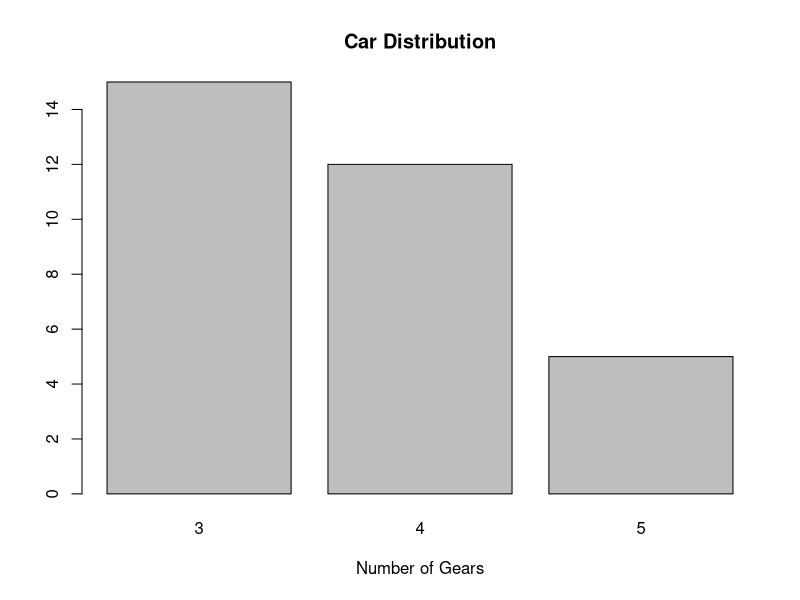
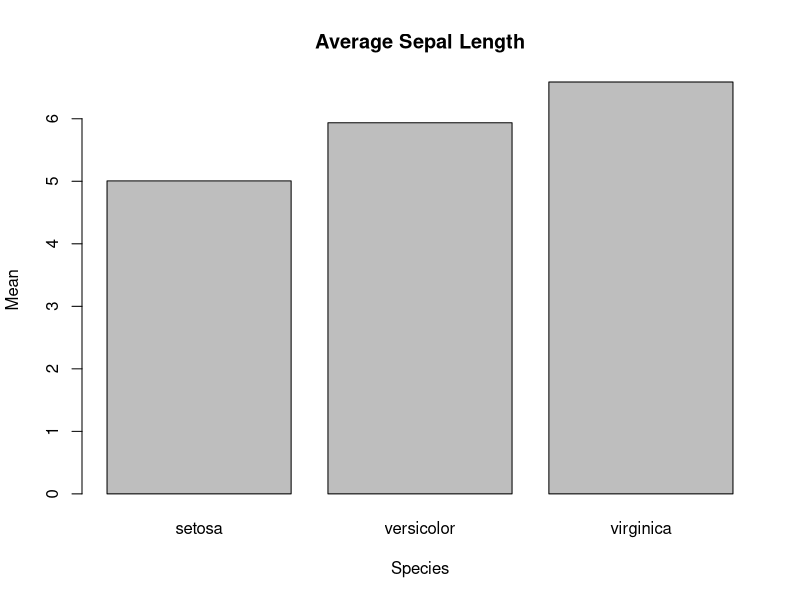
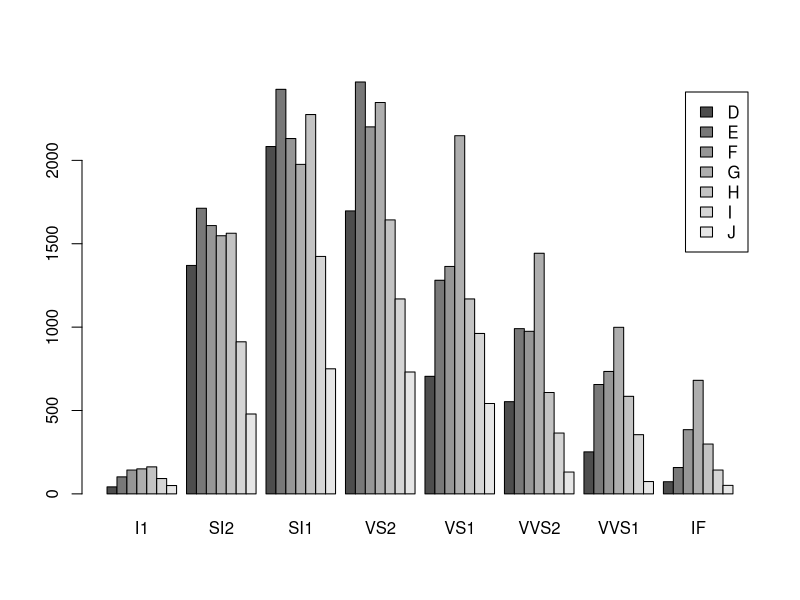
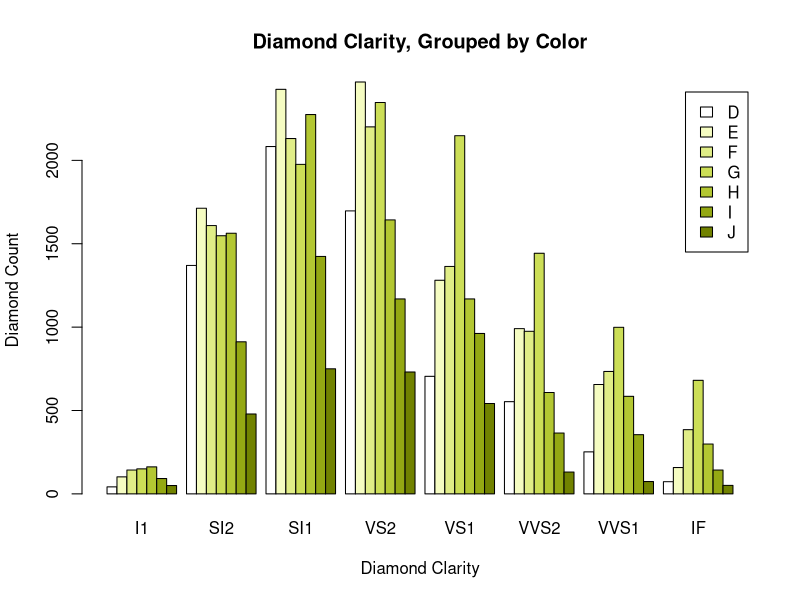
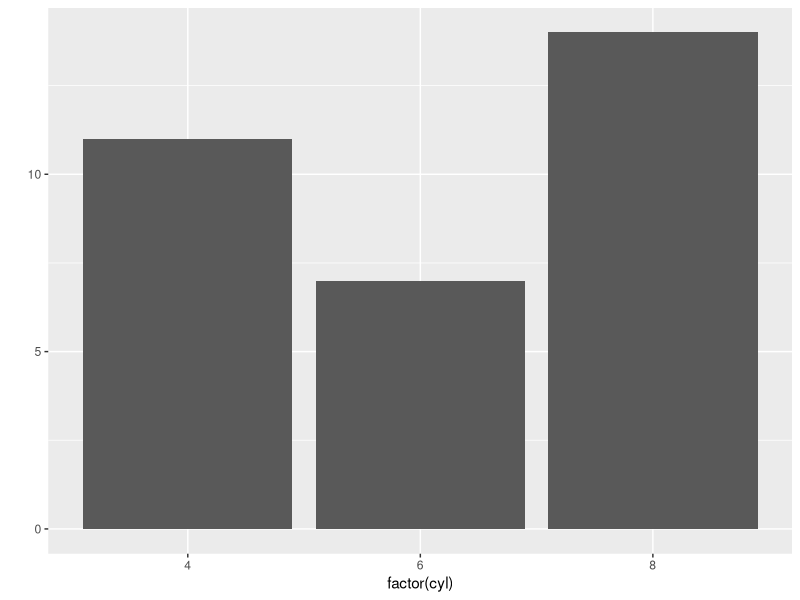
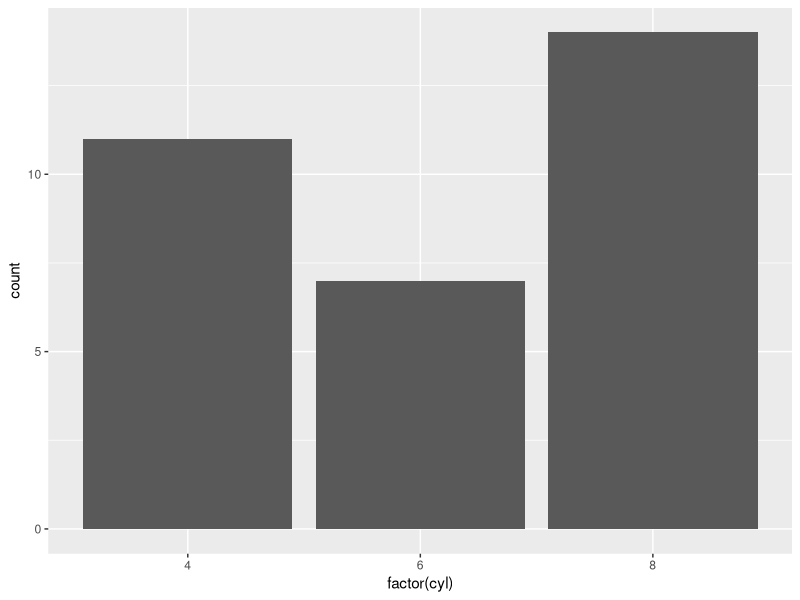
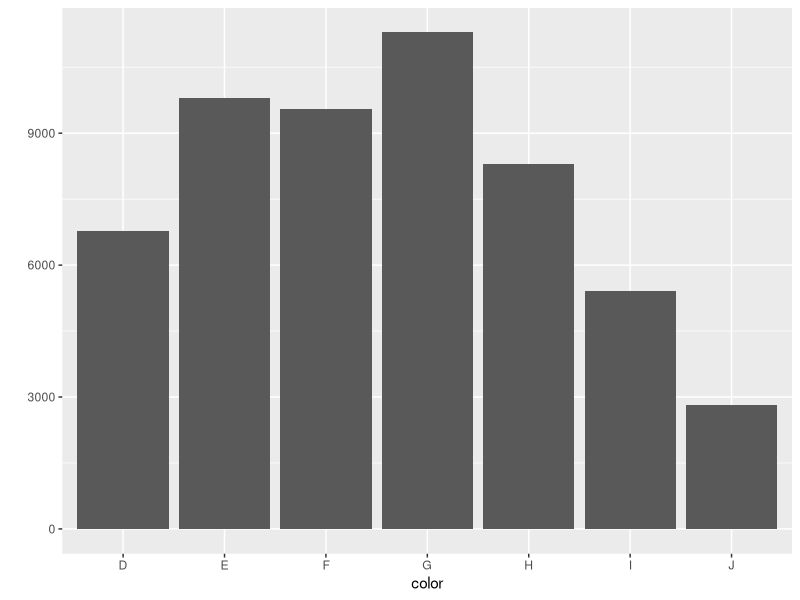
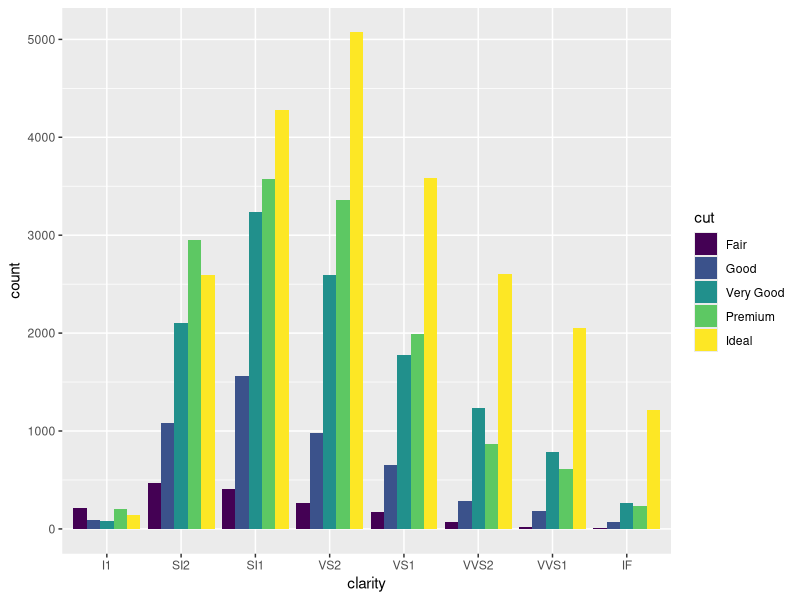

Generate these figures, in order, with R:
#################################################################
############# BAR GRAPH: Represent discrete categories of data
# length- represents the magnitude or frequencies of data

head(mtcars)
c <- table(mtcars$gear)
barplot(c, main="Car Distribution", 
        xlab="Number of Gears")

 t=tapply(iris$Sepal.Length, iris$Species, mean)

barplot(t, main="Average Sepal Length", 
        xlab="Species",ylab="Mean")

library(ggplot2)
data(diamonds)
head(diamonds)

table(diamonds$color, diamonds$clarity, diamonds$cut)

barplot(table(diamonds$color, diamonds$clarity),
         legend = levels(diamonds$color),           
         beside = TRUE)    


barplot( table(diamonds$color, diamonds$clarity),
         legend = levels(diamonds$color),           
         beside = TRUE,
         xlab = "Diamond Clarity",                      # Add a label to the X-axis
         ylab = "Diamond Count",                        # Add a label to the Y-axis
         main = "Diamond Clarity, Grouped by Color",    # Add a plot title
         col = c("#FFFFFF","#F5FCC2","#E0ED87","#CCDE57",     # Add color*
                 "#B3C732","#94A813","#718200") )

d=table(diamonds$color, diamonds$clarity)
######## USe GGPLOT for better graphs

# Very basic bar graph
qplot(factor(cyl), data=mtcars) #plot factor variables
#or
ggplot(mtcars, aes(x=factor(cyl))) + geom_bar()

qplot(color, data=diamonds, geom="bar") #specify bar

#stacked bars
head(diamonds)
ggplot(diamonds, aes(clarity, fill=cut)) + geom_bar(position="dodge")

ggplot(diamonds, aes(cut, fill=cut)) + geom_bar() + 
  facet_grid(. ~ clarity) #seperate panels on the basis of clarity

ship=as.data.frame(Titanic)
head(ship)
ggplot(aes(x=Age, weight=Freq), data=ship) +
  geom_bar()

ggplot(aes(x=Age, weight=Freq), data=ship) +
  geom_bar()+
  facet_grid(Sex~Class)


## error bar: error or uncertainty in a reported measurement (mean)
##one standard deviation of uncertainty, one standard error

library(dplyr)

isum= iris %>% # the names of the new data frame and the data frame to be summarised
  group_by(Species) %>%   # the grouping variable
  summarise(avg = mean(Petal.Length),  # calculates the mean of each group
            sdpl = sd(Petal.Length))

ggplot(isum, aes(Species, avg)) + geom_bar(stat="identity") +  geom_errorbar(aes(ymin=avg-sdpl, ymax=avg+sdpl),width=0.2)
